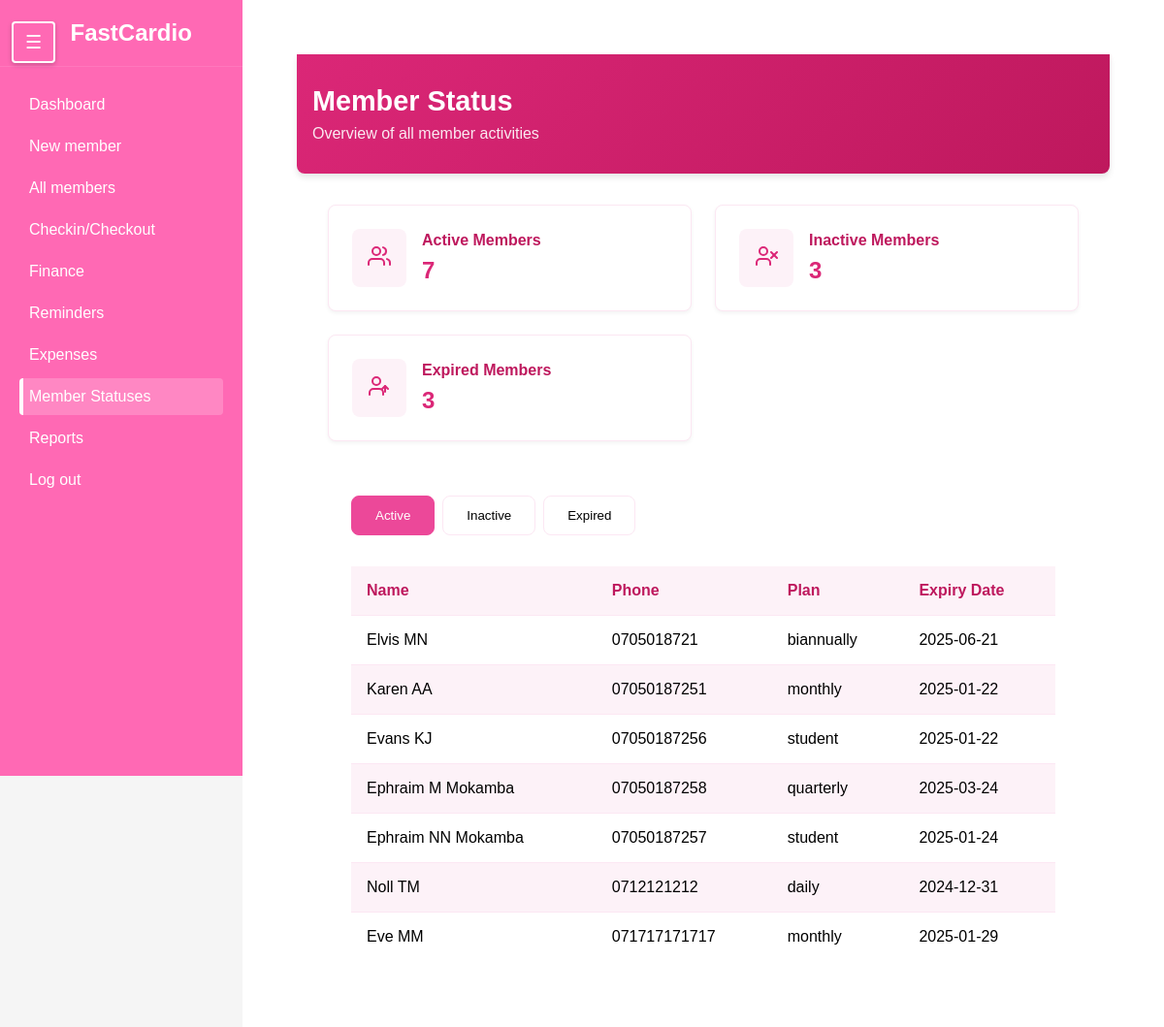
The page /status/ on the database as committed earlier.
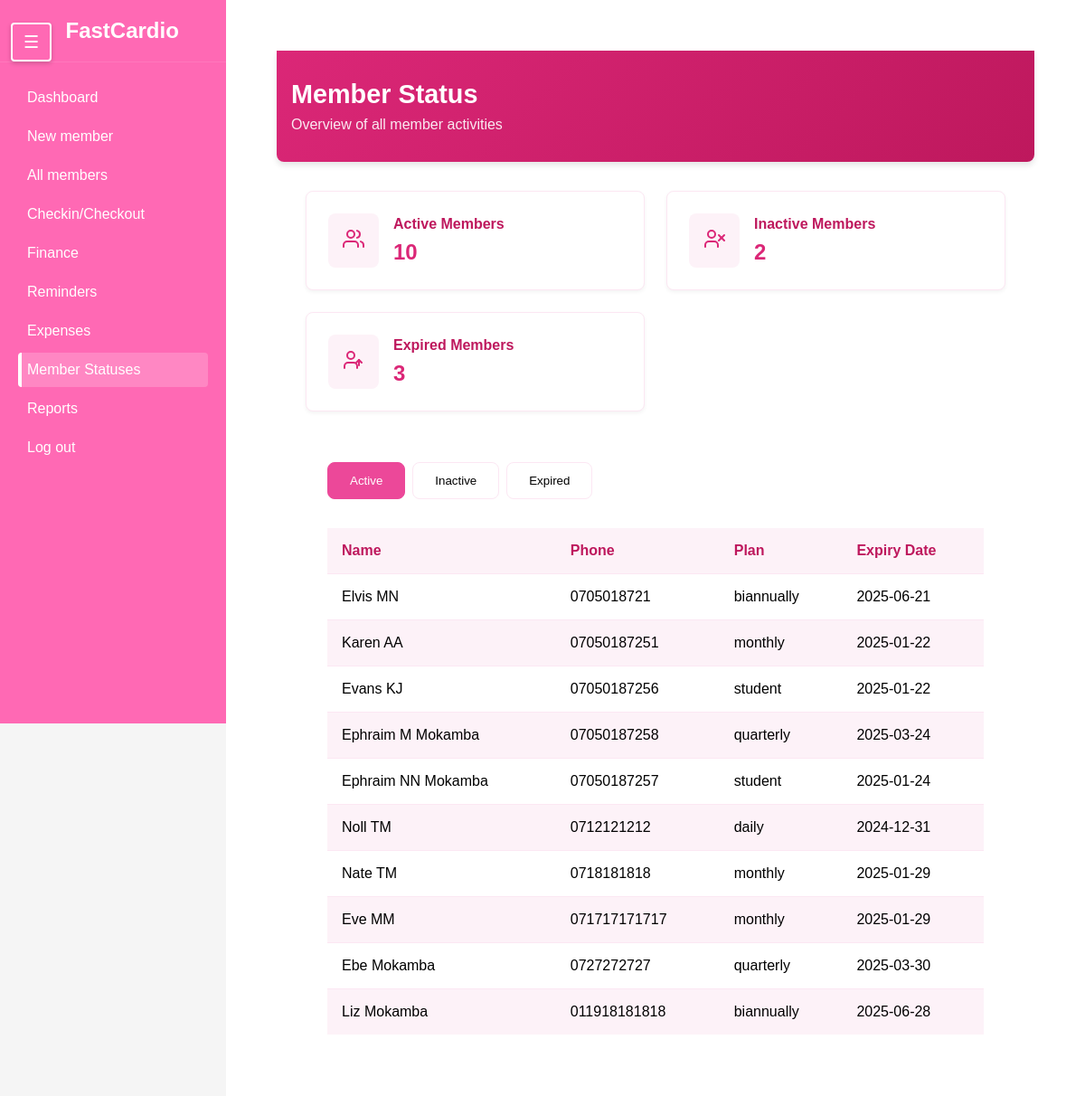
The same page on the database as committed later.
### members/models.py (models this page shows, shortened)
class Member(models.Model):
    first_name = models.CharField(max_length=50)
    last_name = models.CharField(max_length=50)
    phone_number = models.CharField(max_length=15)
    date_joined = models.DateTimeField(auto_now_add=True)
    is_active = models.BooleanField(default=False)
    is_frozen = models.BooleanField(default=False)
    additional_info = models.TextField(blank=True,null=True)
    gender = models.CharField(max_length= 6)
    balance = models.DecimalField(
        max_digits=10,
        decimal_places=2,
        default=0,
        help_text="Positive balance indicates credit, negative indicates debt"
    )

class PaymentDetails(models.Model):
    PLAN_CHOICES = [
        ('daily', 'Daily'),
        ('monthly', 'Monthly'),
        ('quarterly', 'Quarterly'),
        ('biannually', 'Biannually'),
        ('annually', 'Annually'),
        ('student', 'Student Package'),
        ('complete', 'Complete Payment'),
    ]
    member = models.ForeignKey('Member', on_delete=models.CASCADE, related_name='payments', verbose_name="Member")
    plan = models.CharField(max_length=20, choices=PLAN_CHOICES, verbose_name="Payment Plan")
    amount = models.DecimalField(max_digits=10, decimal_places=2, verbose_name="Amount Paid")
    payment_date = models.DateField(default=timezone.now, verbose_name="Payment Date")
    transaction_id = models.CharField(max_length=100, blank=True, null=True, verbose_name="Transaction ID")
    class Meta:
        verbose_name = "Payment Detail"
        verbose_name_plural = "Payment Details"
        ordering = ['-payment_date']

### members/views.py (the view)
# urls.py: path('status/', views.member_status, name='member_status'),
def member_status(request):
    today = timezone.now().date()
    members = Member.objects.annotate(
        latest_payment_date=Max('payments__payment_date')
    )
    active_members = []
    inactive_members = []
    expired_members = []
    for member in members:
        member_data = {
            'name': f"{member.first_name} {member.last_name}",
            'phone': member.phone_number,
            'joined': member.date_joined.strftime('%Y-%m-%d'),
            'gender': member.gender,
        }
        latest_payment = PaymentDetails.objects.filter(member=member).order_by('-payment_date').first()
        if latest_payment:
            plan_duration = {
                'daily': 1, 'monthly': 30, 'quarterly': 90,
                'biannually': 180, 'annually': 365, 'student': 30
            }
            expiry_date = latest_payment.payment_date + timedelta(days=plan_duration[latest_payment.plan])
            member_data.update({
                'plan': latest_payment.plan,
                'last_payment': latest_payment.payment_date.strftime('%Y-%m-%d'),
                'expiry_date': expiry_date.strftime('%Y-%m-%d')
            })
            if member.is_frozen:
                inactive_members.append(member_data)
            elif expiry_date < today:
                expired_members.append(member_data)
            elif member.is_active:
                active_members.append(member_data)
            else:
                inactive_members.append(member_data)
        else:
            member_data.update({
                'plan': 'No plan',
                'last_payment': 'Never',
                'expiry_date': 'N/A'
            })
            inactive_members.append(member_data)
    context = {
        'active_members': active_members,
        'inactive_members': inactive_members,
        'expired_members': expired_members,
        'stats': {
            'total_active': len(active_members),
            'total_inactive': len(inactive_members),
            'total_expired': len(expired_members)
        }
    }
    return render(request, 'status.html', context)

### members/templates/status.html (shortened to what this page needs)
{% extends 'sidebar.html' %}
{% load static %}
{% block extra_styles %}
    <link rel="stylesheet" href="{% static 'status.css' %}">
{% endblock %}
{% block content %}
    <div class="dashboard-container">
        <div class="dashboard-header">
            <div class="header-content">
                <h1 class="dashboard-title">Member Status</h1>
                <p class="dashboard-subtitle">Overview of all member activities</p>
            </div>
        </div>
        <div class="stats-container">
            <div class="stat-card">
                <div class="stat-icon">
                </div>
                <div class="stat-info">
                    <h3>Active Members</h3>
                    <div class="count">{{ stats.total_active }}</div>
                </div>
            </div>
            <div class="stat-card">
                <div class="stat-icon">
                </div>
                <div class="stat-info">
                    <h3>Inactive Members</h3>
                    <div class="count">{{ stats.total_inactive }}</div>
                </div>
            </div>
            <div class="stat-card">
                <div class="stat-icon">
                </div>
                <div class="stat-info">
                    <h3>Expired Members</h3>
                    <div class="count">{{ stats.total_expired }}</div>
                </div>
            </div>
        </div>
        <div class="content-section">
            <div class="tabs">
                <button class="tab-button active" onclick="openTab(event, 'active')">Active</button>
                <button class="tab-button" onclick="openTab(event, 'inactive')">Inactive</button>
                <button class="tab-button" onclick="openTab(event, 'expired')">Expired</button>
            </div>
            <div class="table-container">
                <div id="active" class="tab-content active">
                    <table>
                        <thead>
                            <tr>
                                <th>Name</th>
                                <th>Phone</th>
                                <th>Plan</th>
                                <th>Expiry Date</th>
                            </tr>
                        </thead>
                        <tbody>
                            {% for member in active_members %}
                            <tr>
                                <td data-label="Name">{{ member.name }}</td>
                                <td data-label="Phone">{{ member.phone }}</td>
                                <td data-label="Plan">{{ member.plan }}</td>
                                <td data-label="Expiry Date">{{ member.expiry_date }}</td>
                            </tr>
                            {% endfor %}
                        </tbody>
                    </table>
                </div>
            </div>
        </div>
    </div>
{% endblock %}

Rows that differ between the two databases and show on the page:
now on this page (row edited): Member: phone "0718181818"
now on this page (row unchanged): PaymentDetails: plan "monthly"
added Member: phone "0727272727"
added PaymentDetails: plan "quarterly"
added Member: phone "011918181818"
added PaymentDetails: plan "biannually"
Other text that changed with them:
{{ stats.total_active }}: "7" → "10"
{{ stats.total_inactive }}: "3" → "2"
new list line: "Nate TM 2025-01-29"
new list line: "Ebe Mokamba 2025-03-30"
new list line: "Liz Mokamba 2025-06-28"
